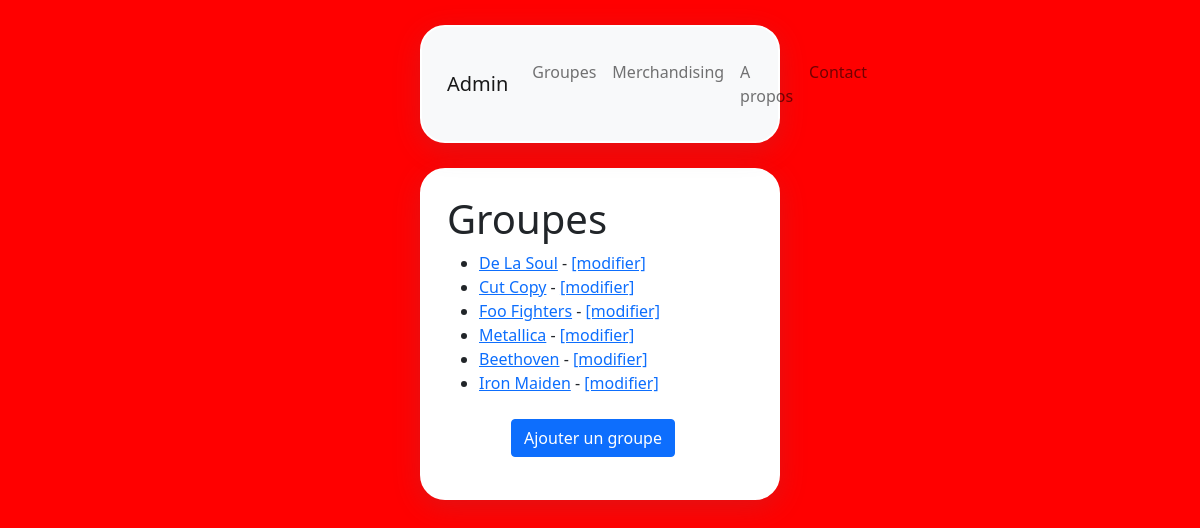
The page / on the database its author committed.
### listings/models.py (models this page shows, shortened)
class Band(models.Model):
    name = models.fields.CharField(max_length=100)
    biography = models.fields.CharField(max_length=1000)
    year_formed = models.fields.IntegerField(
    validators=[MinValueValidator(1900), MaxValueValidator(2021)]
    )
    class Genre(models.TextChoices):
        HIP_HOP = 'HH'
        SYNTH_POP = 'SP'
        ALTERNATIVE_ROCK = 'AR'
        HARD_ROCK = 'HR',
        CLASSIC = 'CL'
    genre = models.fields.CharField(choices=Genre.choices, max_length=5)
    active = models.fields.BooleanField(default=True)
    official_homepage = models.fields.URLField(null=True, blank=True)

### listings/views.py (the view)
# urls.py: path('', views.band_list),
def band_list(request):
    bands = Band.objects.all()
    return render(request,
            'listings/band_list.html',
            {'bands': bands})

### listings/templates/listings/band_list.html (shortened to what this page needs)
{% extends 'listings/base.html' %}
{% block content %}
<div class="box">
    <h1>Groupes</h1>
    <ul>
        {% for band in bands %}
        <li><a href="{% url 'band-detail' band.id %}">{{ band.name }}</a>
            - <a href="{% url 'band-update' band.id %}">[modifier]</a>
        </li>
        {% endfor %}
    <ul>
    <br>
    <a href="{% url 'band-create' %}"><button type="button" class="btn btn-primary">Ajouter un groupe</button></a>
{% endblock %}

### listings/static/listings/styles.css (style rules this page uses)
body { background-color: red }
.box { border: 2px solid white; border-radius: 25px; background-color: white; box-shadow: rgba(100, 100, 111, 0.2) 0px 7px 29px 0px; width: 30%; margin: 0 auto; padding: 25px; margin-top: 25px; }

### rows shown on the page
Band: name "De La Soul"
Band: name "Cut Copy"
Band: name "Foo Fighters"
Band: name "Metallica"
Band: name "Beethoven"
Band: name "Iron Maiden"
